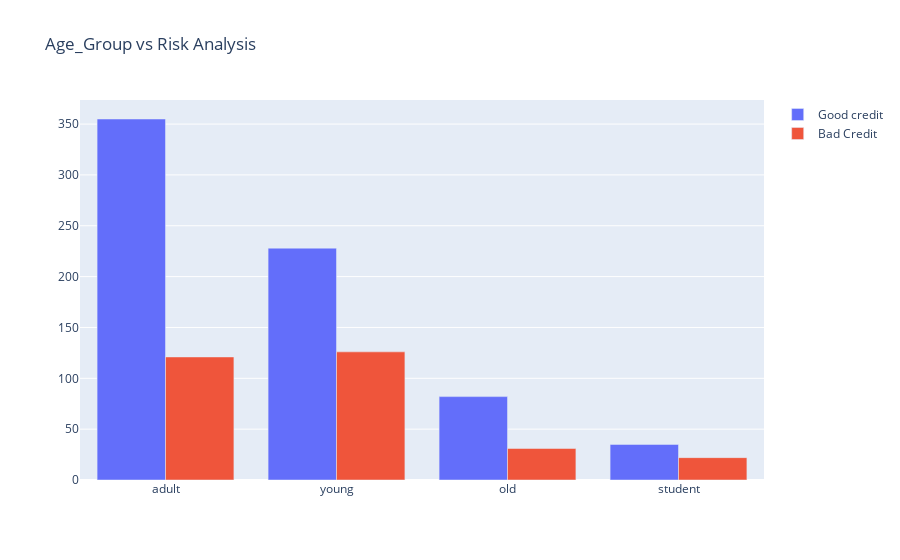

Notebook source saved alongside this figure:
### Code cell
first = go.Bar(
    x = data[data["Risk"]== 'good']["Age_Group"].value_counts().index.values,
    y = data[data["Risk"]== 'good']["Age_Group"].value_counts().values,
    name='Good credit'
)


second = go.Bar(
    x = data[data["Risk"]== 'bad']["Age_Group"].value_counts().index.values,
    y = data[data["Risk"]== 'bad']["Age_Group"].value_counts().values,
    name="Bad Credit"
)

plot = [first, second]

layout = go.Layout(
    title='Age_Group vs Risk Analysis'
)


fig = go.Figure(data=plot, layout=layout)

py.iplot(fig, filename='plt Age_Group vs Risk')

### Figure 1 — Plotly figure (JSON) as saved in the notebook; plotly's stock layout.template omitted (floating-point values rounded to 4 significant figures)
{"data": [{"name": "Good credit", "type": "bar", "x": ["adult", "young", "old", "student"], "y": [355, 228, 82, 35]}, {"name": "Bad Credit", "type": "bar", "x": ["young", "adult", "old", "student"], "y": [126, 121, 31, 22]}], "layout": {"title": {"text": "Age_Group vs Risk Analysis"}}}
